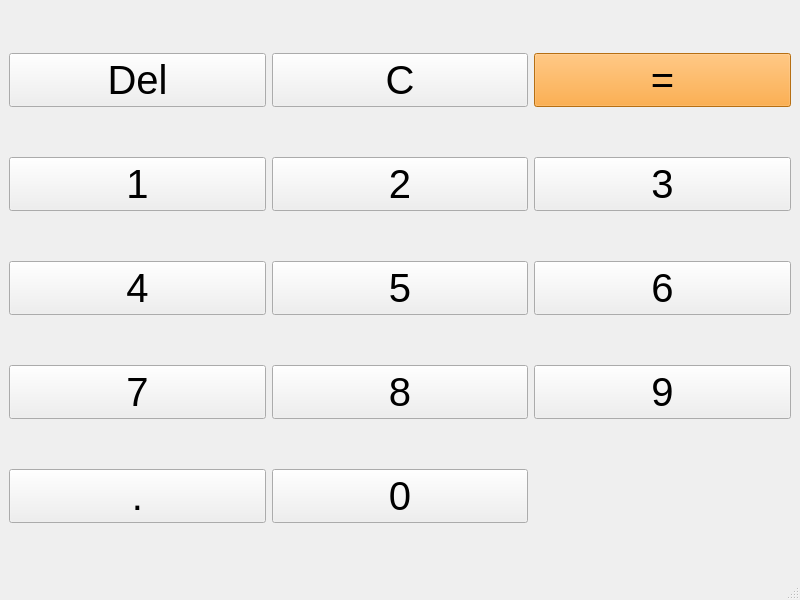
<?xml version="1.0" encoding="UTF-8"?>
<ui version="4.0">
 <class>MainWindow</class>
 <widget class="QMainWindow" name="MainWindow">
  <property name="geometry">
   <rect>
    <x>0</x>
    <y>0</y>
    <width>800</width>
    <height>600</height>
   </rect>
  </property>
  <property name="windowTitle">
   <string>MainWindow</string>
  </property>
  <widget class="QWidget" name="centralwidget">
   <layout class="QGridLayout" name="gridLayout">
    <item row="3" column="0">
     <widget class="QPushButton" name="pushButton_6">
      <property name="font">
       <font>
        <pointsize>30</pointsize>
       </font>
      </property>
      <property name="text">
       <string>7</string>
      </property>
     </widget>
    </item>
    <item row="1" column="2">
     <widget class="QPushButton" name="pushButton_3">
      <property name="font">
       <font>
        <pointsize>30</pointsize>
       </font>
      </property>
      <property name="text">
       <string>3</string>
      </property>
     </widget>
    </item>
    <item row="3" column="1">
     <widget class="QPushButton" name="pushButton_9">
      <property name="font">
       <font>
        <pointsize>30</pointsize>
       </font>
      </property>
      <property name="text">
       <string>8</string>
      </property>
     </widget>
    </item>
    <item row="4" column="0">
     <widget class="QPushButton" name="pushButton_11">
      <property name="font">
       <font>
        <pointsize>30</pointsize>
       </font>
      </property>
      <property name="text">
       <string>.</string>
      </property>
     </widget>
    </item>
    <item row="2" column="2">
     <widget class="QPushButton" name="pushButton_5">
      <property name="font">
       <font>
        <pointsize>30</pointsize>
       </font>
      </property>
      <property name="text">
       <string>6</string>
      </property>
     </widget>
    </item>
    <item row="3" column="2">
     <widget class="QPushButton" name="pushButton_10">
      <property name="font">
       <font>
        <pointsize>30</pointsize>
       </font>
      </property>
      <property name="text">
       <string>9</string>
      </property>
     </widget>
    </item>
    <item row="1" column="0">
     <widget class="QPushButton" name="pushButton_2">
      <property name="font">
       <font>
        <pointsize>30</pointsize>
       </font>
      </property>
      <property name="text">
       <string>1</string>
      </property>
     </widget>
    </item>
    <item row="4" column="1">
     <widget class="QPushButton" name="pushButton">
      <property name="font">
       <font>
        <pointsize>30</pointsize>
       </font>
      </property>
      <property name="text">
       <string>0</string>
      </property>
     </widget>
    </item>
    <item row="1" column="1">
     <widget class="QPushButton" name="pushButton_7">
      <property name="font">
       <font>
        <pointsize>30</pointsize>
       </font>
      </property>
      <property name="text">
       <string>2</string>
      </property>
     </widget>
    </item>
    <item row="2" column="1">
     <widget class="QPushButton" name="pushButton_8">
      <property name="font">
       <font>
        <pointsize>30</pointsize>
       </font>
      </property>
      <property name="text">
       <string>5</string>
      </property>
     </widget>
    </item>
    <item row="2" column="0">
     <widget class="QPushButton" name="pushButton_4">
      <property name="font">
       <font>
        <pointsize>30</pointsize>
       </font>
      </property>
      <property name="text">
       <string>4</string>
      </property>
     </widget>
    </item>
    <item row="0" column="0">
     <widget class="QPushButton" name="pushButton_12">
      <property name="font">
       <font>
        <pointsize>30</pointsize>
       </font>
      </property>
      <property name="text">
       <string>Del</string>
      </property>
     </widget>
    </item>
    <item row="0" column="1">
     <widget class="QPushButton" name="pushButton_13">
      <property name="font">
       <font>
        <pointsize>30</pointsize>
       </font>
      </property>
      <property name="text">
       <string>C</string>
      </property>
     </widget>
    </item>
    <item row="0" column="2">
     <widget class="QPushButton" name="pushButton_14">
      <property name="font">
       <font>
        <pointsize>30</pointsize>
       </font>
      </property>
      <property name="styleSheet">
       <string notr="true">background-color: rgb(255, 155, 26);</string>
      </property>
      <property name="text">
       <string>=</string>
      </property>
     </widget>
    </item>
   </layout>
  </widget>
  <widget class="QMenuBar" name="menubar">
   <property name="geometry">
    <rect>
     <x>0</x>
     <y>0</y>
     <width>800</width>
     <height>34</height>
    </rect>
   </property>
  </widget>
  <widget class="QStatusBar" name="statusbar"/>
 </widget>
 <resources/>
 <connections/>
</ui>
